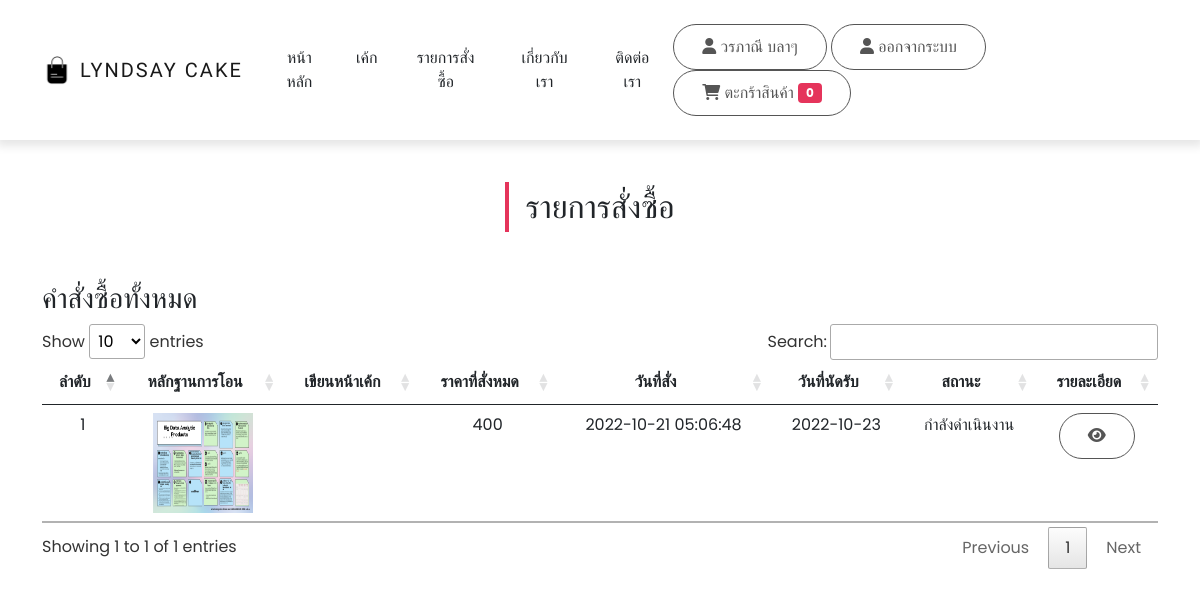
The app's page /orders.php (signed in), older data.
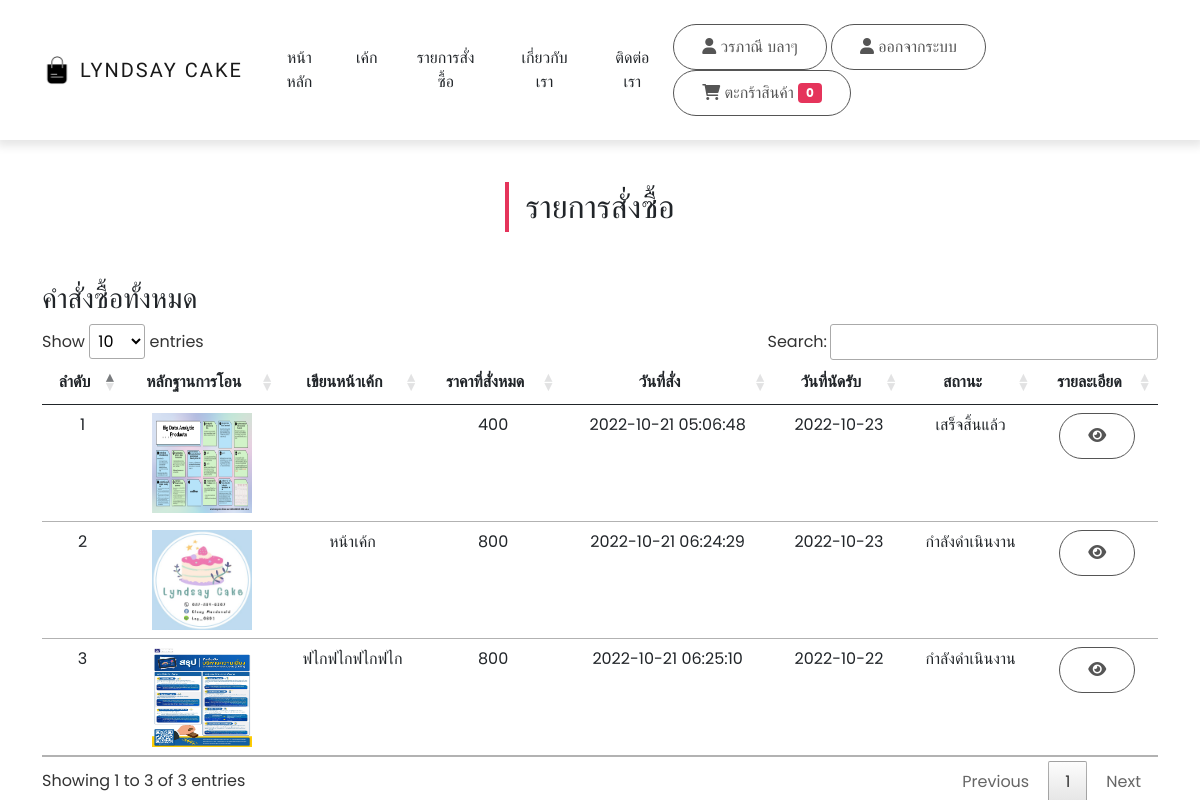
The same page, newer data.
### tables this page shows
CREATE TABLE `order_head` (
  `o_id` int(10) NOT NULL,
  `o_dttm` datetime NOT NULL,
  `o_name` varchar(255) NOT NULL,
  `o_email` varchar(255) NOT NULL,
  `o_phone` varchar(10) NOT NULL,
  `o_lineid` varchar(255) NOT NULL,
  `o_datemeet` varchar(255) NOT NULL,
  `o_prove` text NOT NULL,
  `o_special` text NOT NULL,
  `o_status` int(11) NOT NULL,
  `o_qty` int(11) NOT NULL,
  `o_total` float NOT NULL,
  `user_id` int(11) NOT NULL
);

### orders.php (the view, shortened to what this page needs)
<?php
include_once('system/config.php');
?>
<!DOCTYPE html>
<html lang="en">
<head>
  <link rel="stylesheet" href="css/bootstrap.min.css">
  <link rel="stylesheet" href="css/all.min.css">
  <link rel="stylesheet" href="css/fontawesome.min.css">
  <link rel="stylesheet" href="css/jquery.dataTables.min.css">
  <link rel="stylesheet" href="css/main.css">
</head>
<body>
  <?php include('includes/navbar.inc.php'); ?>
  <section id="section" class="py-5">
    <div class="container">
      <div class="title text-center">
        <h2 class="position-relative d-inline-block">รายการสั่งซื้อ</h2>
      </div>
    </div>
  </section>
  <div class="container">
    <h3>คำสั่งซื้อทั้งหมด</h3>
    <table class="table table-hover" id="myTable">
      <thead>
        <tr>
          <th class="text-center">ลำดับ</th>
          <th class="text-center">หลักฐานการโอน</th>
          <th class="text-center">เขียนหน้าเค้ก</th>
          <th class="text-center">ราคาที่สั่งหมด</th>
          <th class="text-center">วันที่สั่ง</th>
          <th class="text-center">วันที่นัดรับ</th>
          <th class="text-center">สถานะ</th>
          <th class="text-center">รายละเอียด</th>
        </tr>
      </thead>
      <tbody>
        <?php
        $userid = $_SESSION['user_id'];
        $sql = "SELECT * FROM `order_head` WHERE user_id = $userid ORDER BY `o_id` DESC";
        $query = mysqli_query($conn, $sql);
        while($row = mysqli_fetch_array($query)) {
        ?>
        <tr class="text-center">
          <td><?= $row['o_id']; ?></td>
          <td><a href="img/products/<?= $row['o_prove']; ?>" target="_blank"><img src="img/products/<?= $row['o_prove']; ?>" alt="" width="100" height="100"></a></td>
          <td><?= $row['o_special']; ?></td>
          <td><?= number_format($row['o_total']); ?></td>
          <td><?= $row['o_dttm']; ?></td>
          <td><?= $row['o_datemeet']; ?></td>
          <td>
            <?php
            if($row['o_status'] == 1) {
              echo "เสร็จสิ้นแล้ว";
            } else {
              echo "กำลังดำเนินงาน";
            }
            ?>
          </td>
          <td>
            <a href="orders.php?detail_order=<?= $row['o_id']; ?>" class="btn btn-primary"><i class="fa-solid fa-eye"></i></a>
          </td>
        </tr>
        <?php } ?>
      </tbody>
    </table>
  </div>
</body>
</html>

Row changes from the older to the newer data that the page shows:
added order_head: o_id "3", o_prove (picture), o_special "ฟไกฟไกฟไกฟไก", o_total "800", o_dttm "2022-10-21 06:25:10", o_datemeet "2022-10-22", o_status "กำลังดำเนินงาน"
added order_head: o_id "2", o_prove (picture), o_special "หน้าเค้ก", o_total "800", o_dttm "2022-10-21 06:24:29", o_datemeet "2022-10-23", o_status "กำลังดำเนินงาน"
changed order_head id 1: o_status "กำลังดำเนินงาน" → "เสร็จสิ้นแล้ว"
Text that changed along with them:
text written by a page script: "Show entries Search: Showing 1 to 1 of 1 entries Previous 1 Next" → "Show entries Search: Showing 1 to 3 of 3 entries Previous 1 Next"
